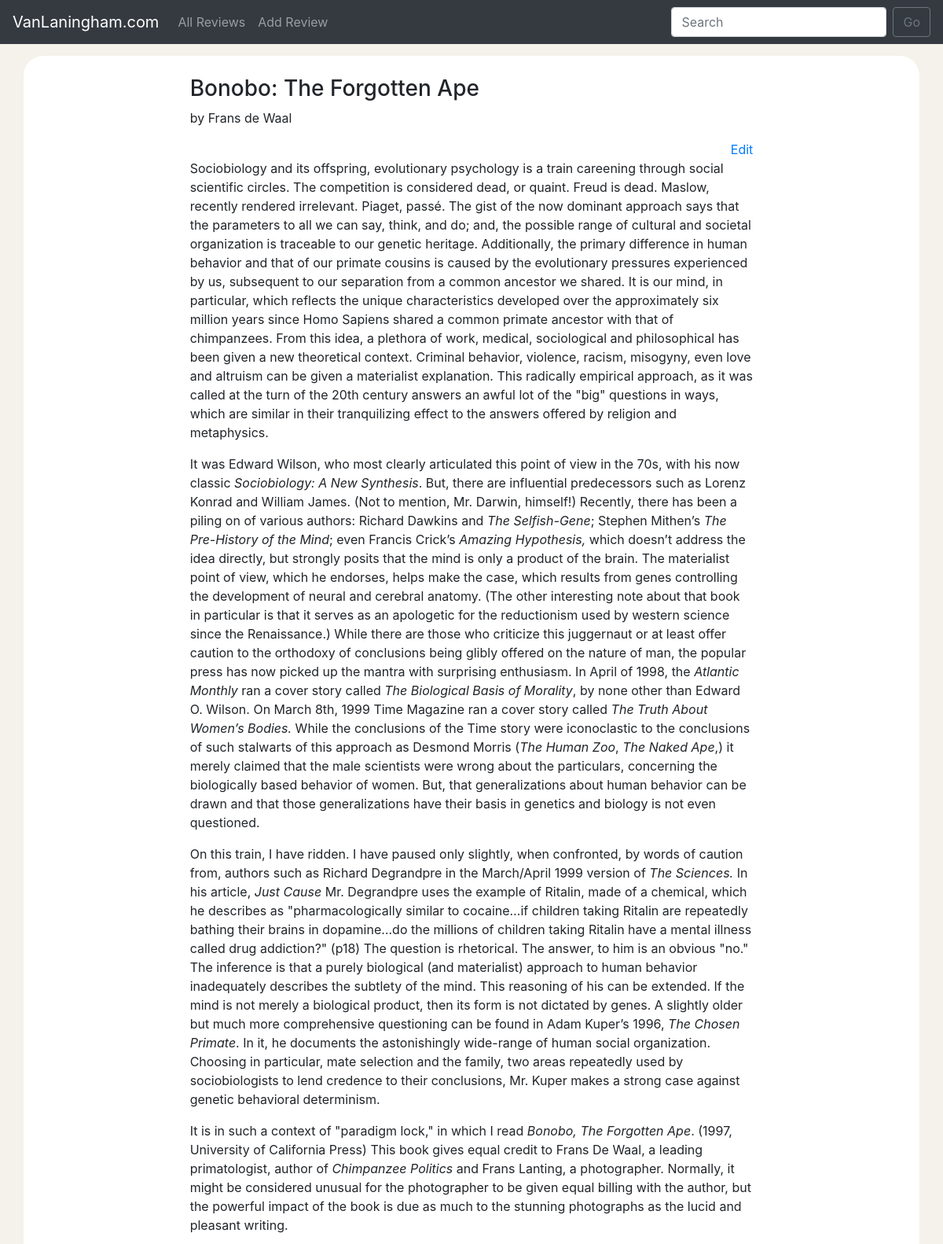
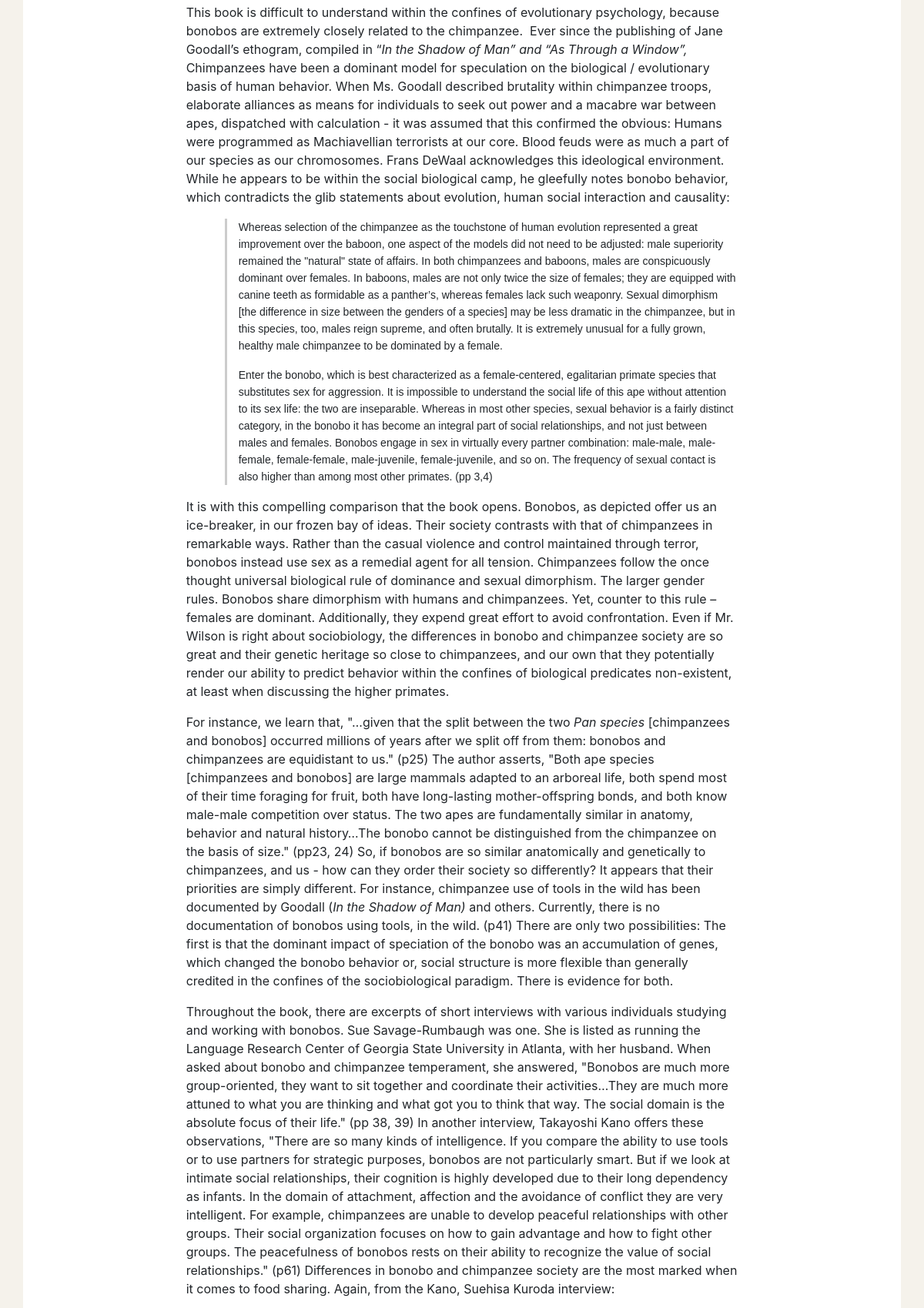
/reviews/2 (signed in, upper part), run on the app's committed database (2 pictures, top to bottom).
### reviews/models.py (models this page shows, shortened)
class Review(models.Model):
    body = RichTextField(blank=True, null=True)
    bookTitle = models.CharField(max_length=256, null=False)
    bookAuthor = models.CharField(max_length=64, null=False)
    thumbnail = models.ImageField(null=True, upload_to='images/')

### reviews/views.py (the view)
# urls.py: path('reviews/<str:id>', views.reviewPage, name="reviewPage"),
def reviewPage(request, id):
    review = Review.objects.get(id=id)
    comments = Comment.objects.all().filter(parentReview=Review.objects.get(id=id)).order_by('-timestamp')
    context = {
        "review": review,
        "comments": comments
    }
    return render(request, 'reviews/reviewPage.html', context)

### reviews/templates/reviews/reviewPage.html (shortened to what this page needs)
{% extends 'layout.html' %}
{% load static %}
{% block body %}
<div class="container" id="review-container">
    <div class="row">
        <div class="col-md-2"></div>
        <div class="col">
            <h3>{{ review.bookTitle }}</h3>
            <p>by {{ review.bookAuthor }}</p>
            {% if request.user.is_authenticated %}
            <a class="float-right" href="{% url 'admin:reviews_review_change' review.id %}">Edit</a>
            {% endif %}
        </div>
        <div class="col-md-2"></div>
    </div>
    <div class="row">
        <div class="col-md-2"></div>
        <div class="col" id="review-content-column">
            {{ review.body | safe }}
        </div>
        <div class="col-md-2"></div>
    </div>
</div>
{% endblock %}

### reviews/static/css/style.css (style rules this page uses)
html, body { height: 100%; margin: 0; padding: 0; }
body { background-color: #f5f2eb; }
#review-container { background-color: white; padding: 25px; border-radius: 25px; }
blockquote { font: 14px/22px normal helvetica, sans-serif; margin-top: 10px; margin-bottom: 10px; margin-left: 50px; padding-left: 15px; border-left: 3px solid #ccc; }

### data on the page
Review: bookTitle "Bonobo: The Forgotten Ape", bookAuthor "Frans de Waal", body "Sociobiology and its offspring, evolutionary psychology is a train careening through social scientific circles. The competition is considered dead, or quaint. Freud is dead. Maslow, recently rendered irrelevant. Piaget, passé. The gist of the now dominant approach says that the parameters to all we can say, think, and do; and, the possible range of cultural and societal organization is traceable to our genetic heritage. Additionally, the primary difference in human behavior and that of our primate cousins is caused by the evolutionary pressures experienced by us, subsequent to our separation from a common ancestor we shared. It is our mind, in particular, which reflects the unique…"
